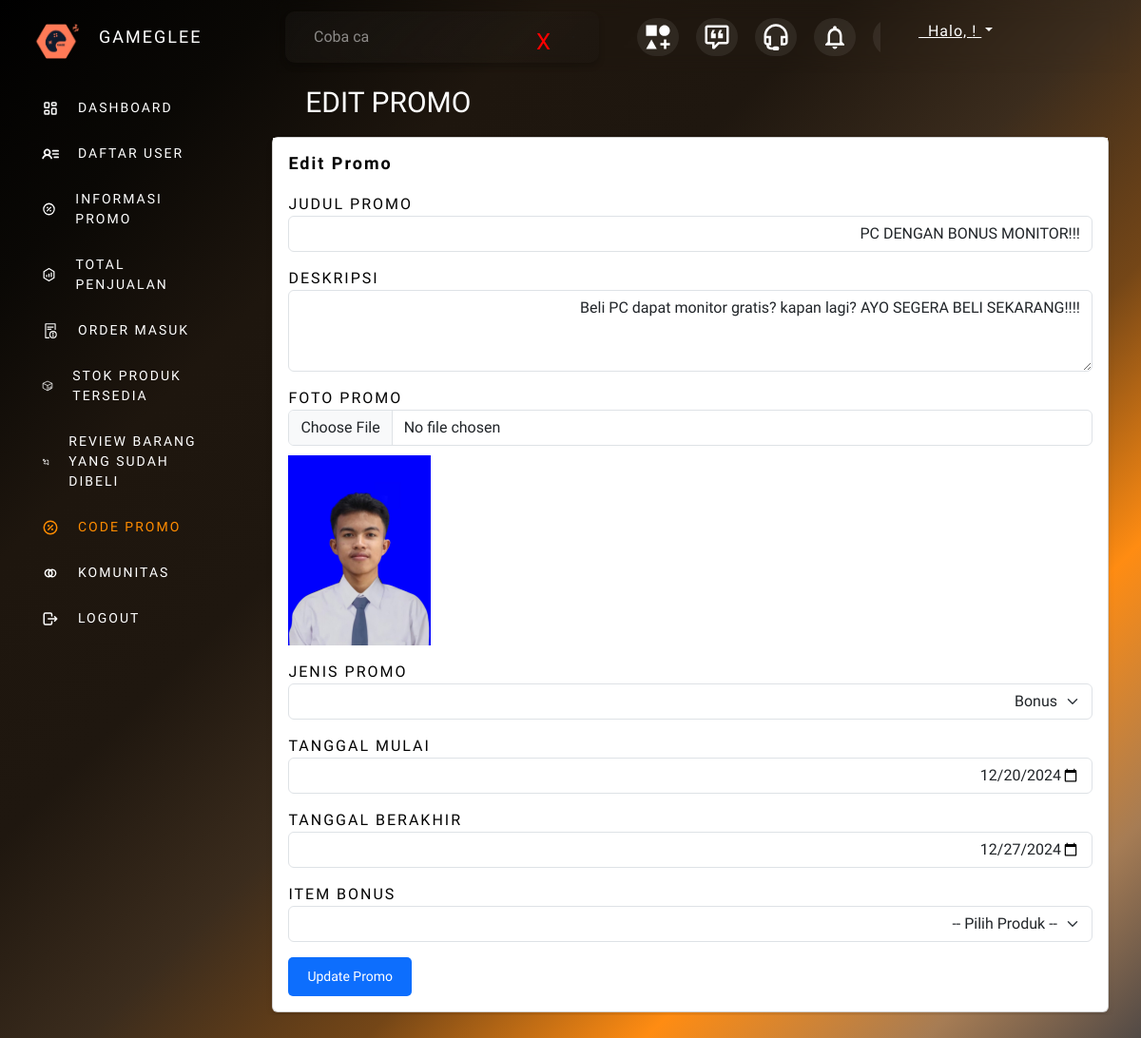
Screenshot of /admin/editpromo.php?id=44 with the database file from the repository.
### tables this page shows
CREATE TABLE `informasipromo` (
  `id` int(11) NOT NULL,
  `id_produk` int(11) NOT NULL,
  `title` varchar(255) NOT NULL,
  `description` text DEFAULT NULL,
  `photo_url` varchar(255) DEFAULT NULL,
  `photo` varchar(255) DEFAULT NULL,
  `promo_type` enum('discount','bonus') NOT NULL,
  `start_date` date DEFAULT NULL,
  `end_date` date DEFAULT NULL,
  `discount_percentage` int(11) DEFAULT NULL,
  `bonus_item` int(11) DEFAULT NULL,
  `created_at` timestamp NOT NULL DEFAULT current_timestamp()
);

### admin/editpromo.php (the view, shortened to what this page needs)
<?php
include('../db.php');
if (isset($_GET['id'])) {
    $id = $_GET['id'];
    $sql = "SELECT * FROM informasipromo WHERE id = ?";
    $stmt = mysqli_prepare($kon, $sql);
    mysqli_stmt_bind_param($stmt, "i", $id);
    mysqli_stmt_execute($stmt);
    $result = mysqli_stmt_get_result($stmt);
    $promo = mysqli_fetch_assoc($result);
} else {
    die("No promo ID specified");
}
?>
<!DOCTYPE html>
<html lang="en">
<head>
  <link rel="stylesheet" href="/GameGlee/Gamify/assets/css/styleProduk.css">
  <link href="https://code.iconify.design/3/3.1.0/iconify.min.css" rel="stylesheet">
   <link href="https://cdn.jsdelivr.net/npm/bootstrap@5.3.0/dist/css/bootstrap.min.css" rel="stylesheet">
  </head>
<body>
   <div class="sidebar">
    <header>
    <div class="top">
      <span class="image">
        <img src="/GameGlee/Gamify/assets/img/Logo_GG.png" alt="Logo Gameglee" class="logo">
      </span>
      <div><p>GAMEGLEE</p></div>
    </div>
    <ul>
      <li><a href="index.php" ><span class="humbleicons--dashboard"></span>DASHBOARD</a></li>
      <li><a href="user.php"><span class="ph--user-list-bold"></span>DAFTAR USER</a></li>
      <li><a href="informasipromo.php"><span class="tabler--discount"></span>INFORMASI PROMO</a></li>
      <li><a href="penjualan.php"><span class="icon-park-outline--sales-report"></span>TOTAL PENJUALAN</a></li>
      <li><a href="order.php"><span class="lsicon--work-order-abnormal-outline"></span>ORDER MASUK</a></li>
      <li><a href="stok_produk.php"><span class="lsicon--management-stockout-outline"></span>STOK PRODUK TERSEDIA</a></li>
      <li><a href="review.php"><span class="uil--comment-alt-edit"></span>REVIEW BARANG YANG SUDAH DIBELI</a></li>
      <li><a href="promo.php" class="active"><span class="tabler--discount"></span>CODE PROMO</a></li>
      <li><a href="forum_komunitas.php"><span class="gg--community"></span>KOMUNITAS</a></li>
      <li><a href="logout.php"><span class="tabler--logout"></span>LOGOUT</a></li>
    </ul>
    </header>
   </div>
        <div class="topbar">
            <div class="search-box">
              <div class="dynamic-text">
                <input type="text"/>
                <span class="animated-text"></span>
              </div>
              <button class="close-button">X</button>
            </div>
            <div class="menu-nav">
              <ul>
                <li><a href="kategori.php"><span class="mdi--category-plus"></span></a></li>
                <li><a href="feedback.php"><span class="mdi--feedbacks-outline"></span></a></li>
                <li><a href="index_admin.php"><span class="tdesign--cutomerservice"></span></a></li>
                <li><a href="notifikasi.php"><span class="ic--outline-notifications"></span></a></li>
                <li>
                  <a href="profil.php">
                  </a>
                </li>
              </ul>
            </div>
            <div class="user-profile">
              <ul>
                <li>
                  <a href="profil.php"  data-bs-toggle="dropdown">
                  <span class="d-none d-md-block dropdown-toggle ps-2">
                    &nbsp; Halo, <?= $_SESSION["admin"] ?>!
                  </span>
                  </a>
                </li>
              </ul>
            </div>
        </div>
        <main id="main" class="main-promo">
        <div class="pagetitle">
            <h1><i class="bi bi-megaphone"></i>&nbsp; EDIT PROMO</h1>
        </div>
        <section class="section">
            <div class="row">
                <div class="col-lg-12">
                    <div class="card">
                        <div class="card-body">
                            <h6 class="card-title">Edit Promo</h6>
                            <form method="POST" enctype="multipart/form-data">
                                <div class="mb-3">
                                    <label for="title" class="form-label-1">Judul Promo</label>
                                    <input type="text" class="form-control" id="title" name="title" value="<?= htmlspecialchars($promo['title']) ?>" required>
                                </div>
                                <div class="mb-3">
                                    <label for="description" class="form-label-1">Deskripsi</label>
                                    <textarea class="form-control" id="description" name="description" rows="3" required><?= htmlspecialchars($promo['description']) ?></textarea>
                                </div>
                                <div class="mb-3">
                                    <label for="photo" class="form-label-1">Foto Promo</label>
                                    <input type="file" class="form-control" id="photo" name="photo" accept="image/*">
                                    <?php if ($promo['photo_url']): ?>
                                        <img src="<?= htmlspecialchars($promo['photo_url']) ?>" alt="Current Promo Photo" style="max-width: 200px; max-height: 200px; margin-top: 10px;">
                                    <?php endif; ?>
                                </div>
                                <div class="mb-3">
                                    <label for="promo_type" class="form-label-1">Jenis Promo</label>
                                    <select class="form-select" id="promo_type" name="promo_type" required>
                                        <option value="bonus" <?= $promo['promo_type'] === 'bonus' ? 'selected' : '' ?>>Bonus</option>
                                    </select>
                                </div>
                                <div class="mb-3">
                                    <label for="start_date" class="form-label-1">Tanggal Mulai</label>
                                    <input type="date" class="form-control" id="start_date" name="start_date" value="<?= $promo['start_date'] ?>" required>
                                </div>
                                <div class="mb-3">
                                    <label for="end_date" class="form-label-1">Tanggal Berakhir</label>
                                    <input type="date" class="form-control" id="end_date" name="end_date" value="<?= $promo['end_date'] ?>" required>
                                </div>
                                <div class="mb-3" id="bonus_field" <?= $promo['promo_type'] === 'discount' ? 'style="display:none;"' : '' ?>>
                                    <label for="bonus_item" class="form-label-1">Item Bonus</label>
                                    <select class="form-select" id="bonus_item" name="bonus_item">
                                        <option value="">-- Pilih Produk --</option>
                                    </select>
                                </div>
                                <button type="submit" class="btn btn-primary">Update Promo</button>
                            </form>
                        </div>
                    </div>
                </div>
            </div>
        </section>
    </main>
</body>
</html>

### rows the page displays
informasipromo: title "PC DENGAN BONUS MONITOR!!!", description "Beli PC dapat monitor gratis? kapan lagi? AYO SEGERA BELI SEKARANG!!!!", photo_url (picture), promo_type "Bonus", start_date "12/20/2024", end_date "12/27/2024"
